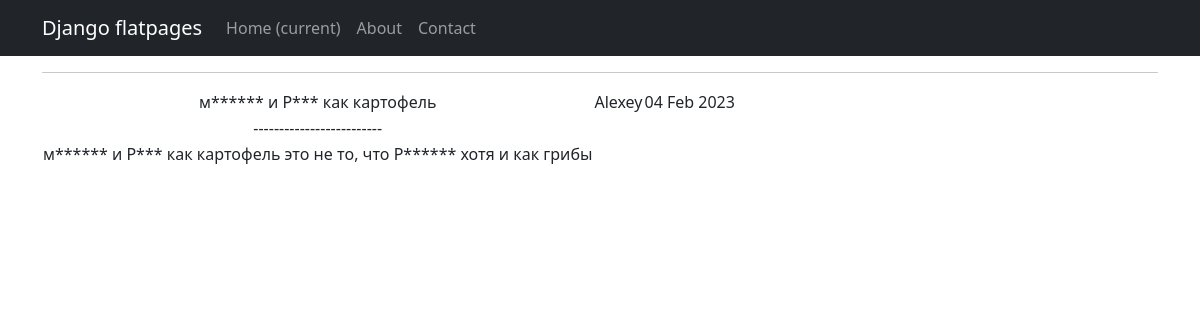
Page /news/4 on the earlier database version.
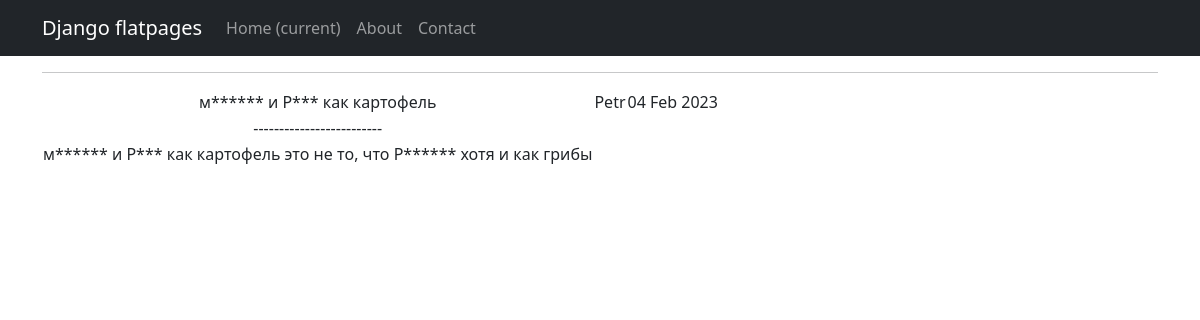
Same page on the later database version.
### NewsApp/models.py (models this page shows, shortened)
class Post(models.Model):
    author = models.ForeignKey(Author, on_delete=models.CASCADE)
    NEWS = 'NW'
    ATICLE = 'AR'
    CATEGORY_CHOICES=(
        (NEWS, 'Новость'),
        (ATICLE, 'Статья'),
    )
    categoryType = models.CharField(max_length=2, choices=CATEGORY_CHOICES, default=ATICLE)
    dateCreation = models.DateTimeField(auto_now_add=True)
    postCategory = models.ManyToManyField(Category, through='PostCategory')
    title = models.CharField(max_length=128)
    text = models.TextField()
    rating = models.SmallIntegerField(default=0)

class Author(models.Model):
    authorUser = models.OneToOneField(User, on_delete=models.CASCADE)
    ratingAuthor = models.SmallIntegerField(default=0)
    def __str__(self):
        return f'{self.authorUser}'

### NewsApp/views.py (the view)
# urls.py: path('<int:pk>', New.as_view()),
class New(DetailView):
    model = Post
    template_name = 'new.html'
    context_object_name = 'new'

### NewsApp/templatetags/censor.py (called while the page is built)
@register.simple_tag()
def censor(x):
   if isinstance(x, str):
      list_1 = ['редиска', 'морковь', 'репа']
      for i in list_1:
         while i in x.lower():
            print(len(x))
            y = x.lower().find(i)
            if y != -1:
               x = x[0:y + 1] + '*' * (len(i) - 1) + x[y + len(i):]
   return f'{x}'

### NewsApp/templatetags/custom_filters.py (called while the page is built)
@register.simple_tag()
def news_time(x):
   return x.strftime('%d %b %Y')

### templates/new.html (shortened to what this page needs)
{% extends 'flatpages/default.html' %}
{% load custom_filters %}
{% load censor %}
{% block content %}
   <hr>
       <table>
           <tr>
               <td>{% censor new.title %}</td>
               <td>{{ new.author }}</td>
               <td>{% news_time new.dateCreation %}</td>
           </tr>
           <tr>
               <td>-------------------------</td>
           </tr>
           <tr>
               <td>{% censor new.text %}</td>
           </tr>
       </table>
{% endblock content %}

Differences in the rows shown:
changed Post "м****** и Р*** как картофель": author "Alexey" → "Petr"
